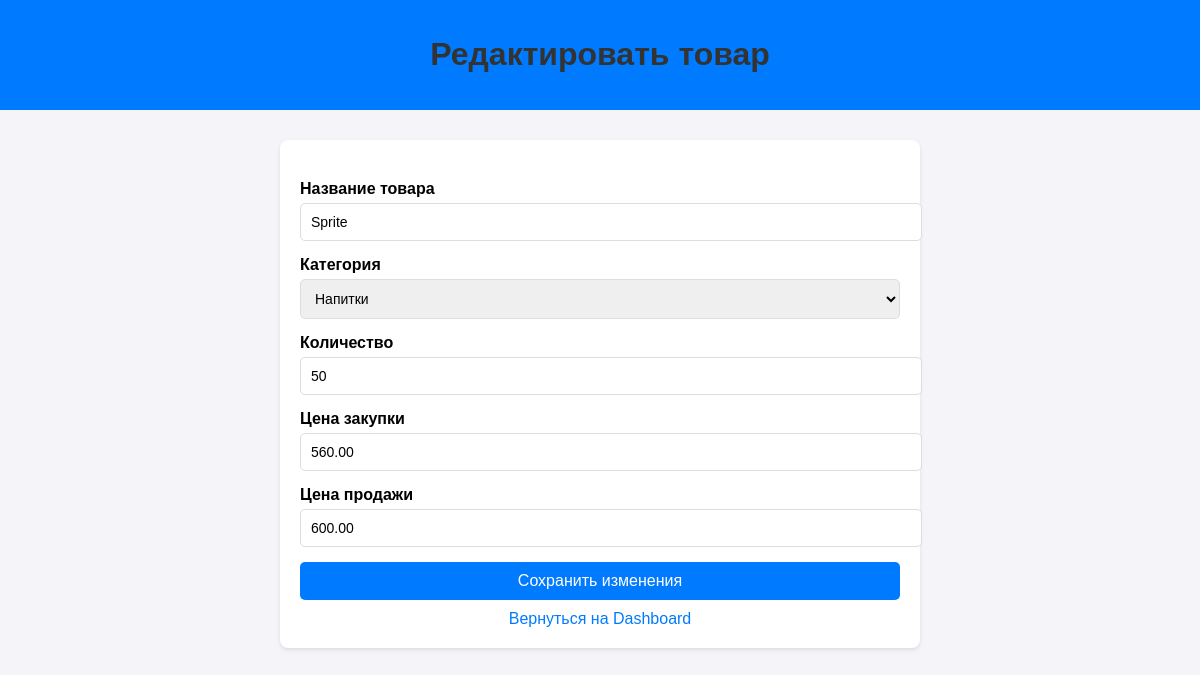
The app's page /products/1/edit/, older data.
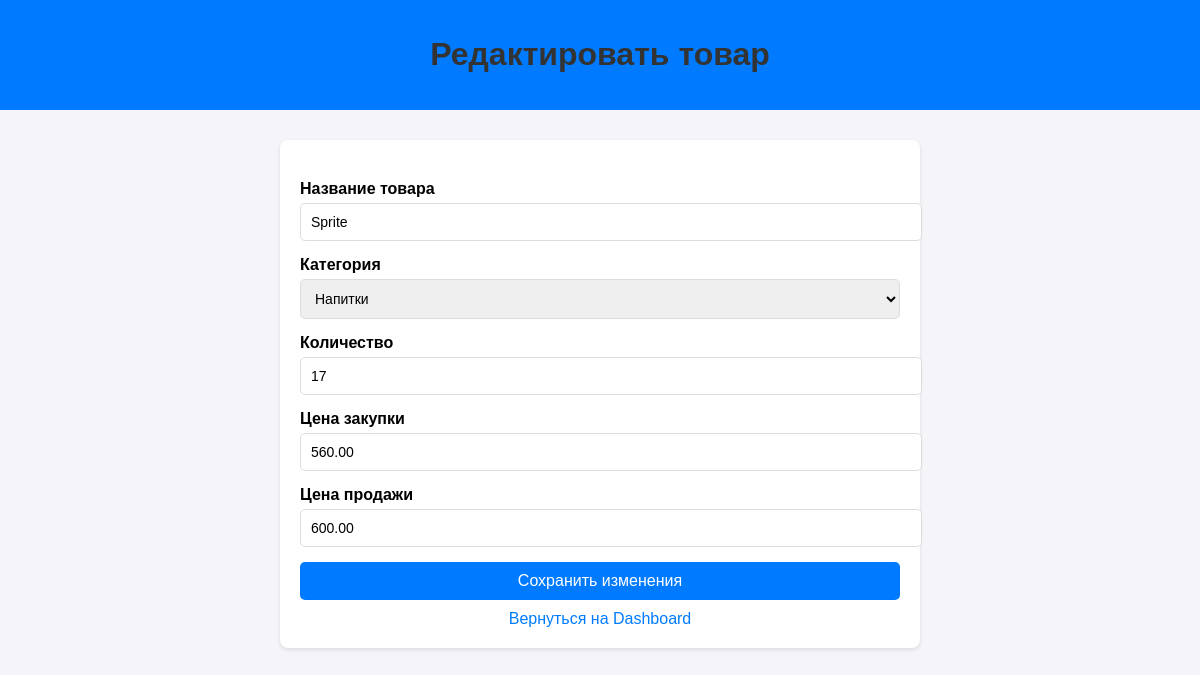
The same page, newer data.
### inventory/models.py (models this page shows, shortened)
class Product(models.Model):
    name = models.CharField(max_length=100)
    description = models.TextField(blank=True, null=True)
    category = models.ForeignKey(Category, on_delete=models.CASCADE)
    quantity = models.PositiveIntegerField(default=0)
    purchase_price = models.DecimalField(max_digits=10, decimal_places=2)
    sale_price = models.DecimalField(max_digits=10, decimal_places=2)

class Category(models.Model):
    name = models.CharField(max_length=100, unique=True)

### inventory/views.py (the view, shortened to what this page needs)
# urls.py: path('products/<int:product_id>/edit/', views.edit_product, name='edit_product'),
def edit_product(request, product_id):
    product = get_object_or_404(Product, id=product_id)
    categories = Category.objects.all()
    return render(request, 'inventory/edit_product.html', {'product': product, 'categories': categories})

### inventory/templates/inventory/edit_product.html (shortened to what this page needs)
<!DOCTYPE html>
<html lang="en">
<head>
</head>
<body>
    <header>
        <h1>Редактировать товар</h1>
    </header>
    <div class="container">
        <form method="post">
            <div class="form-group">
                <label for="name">Название товара</label>
                <input type="text" id="name" name="name" value="{{ product.name }}" required>
            </div>
            <div class="form-group">
                <label for="category">Категория</label>
                <select id="category" name="category" required>
                    {% for category in categories %}
                    <option value="{{ category.id }}" {% if category.id == product.category.id %}selected{% endif %}>
                        {{ category.name }}
                    </option>
                    {% endfor %}
                </select>
            </div>
            <div class="form-group">
                <label for="quantity">Количество</label>
                <input type="number" id="quantity" name="quantity" value="{{ product.quantity }}" min="0" required>
            </div>
            <div class="form-group">
                <label for="purchase_price">Цена закупки</label>
                <input type="number" id="purchase_price" name="purchase_price" value="{{ product.purchase_price }}" step="0.01" min="0" required>
            </div>
            <div class="form-group">
                <label for="sale_price">Цена продажи</label>
                <input type="number" id="sale_price" name="sale_price" value="{{ product.sale_price }}" step="0.01" min="0" required>
            </div>
            <button type="submit">Сохранить изменения</button>
        </form>
        <a href="{% url 'dashboard' %}" class="back-btn">Вернуться на Dashboard</a>
    </div>
</body>
</html>

Row changes from the older to the newer data that the page shows:
changed Product "Sprite": quantity "50" → "17"
